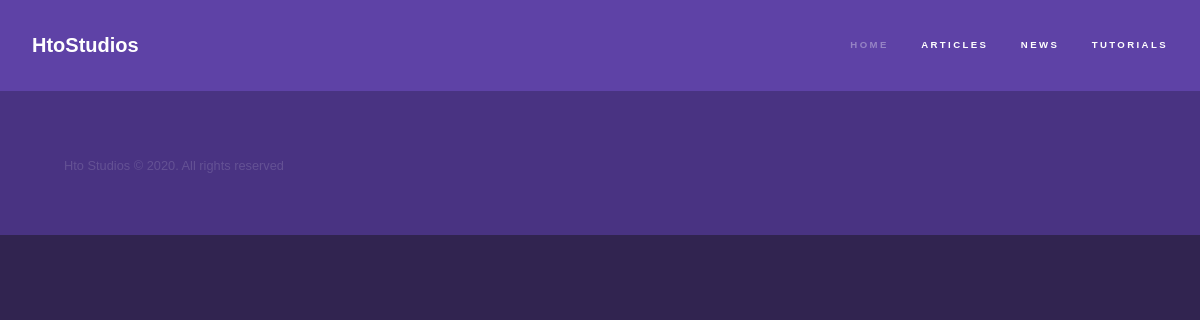
Before: /articles/category/Tutorials/ with the older database file.
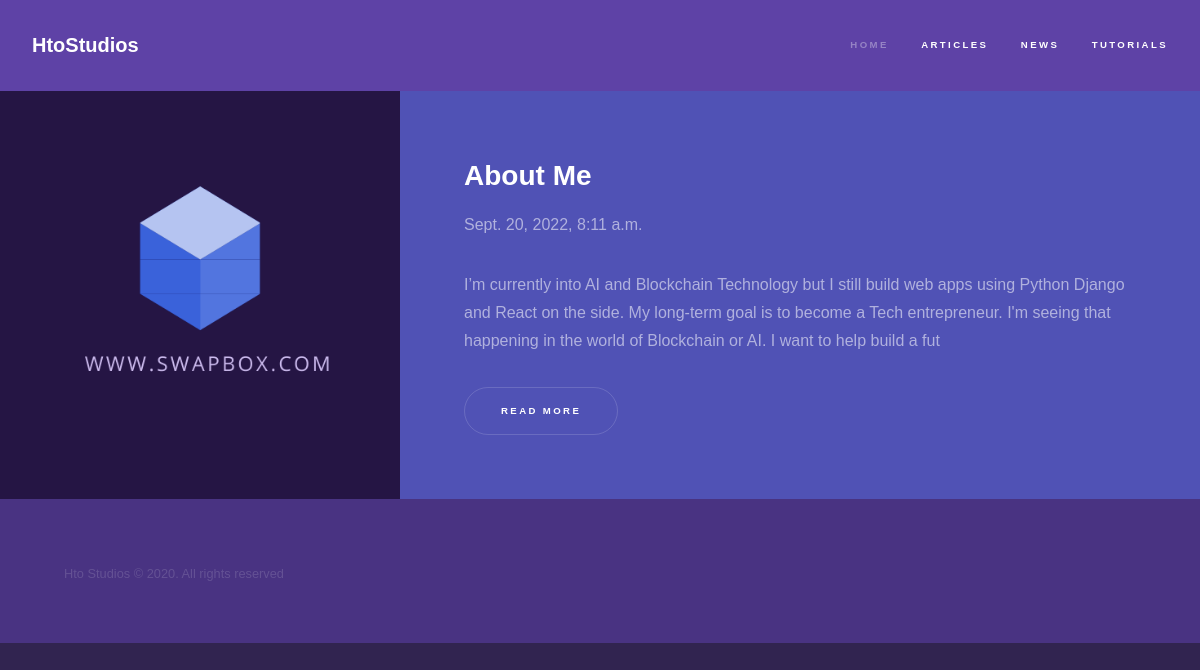
After: the same page with the newer database file.
### articles/models.py (models this page shows, shortened)
class Category (models.Model):
    name = models.CharField( max_length=50)
    def get_absolute_url(self):
        return reverse("articles:article_category",kwargs={
            'slug':self.name
        })

class Article (models.Model):
    title = models.CharField( max_length=50 ,blank=True)
    slug = models.SlugField()
    author = models.ForeignKey(Author, on_delete=models.CASCADE)
    date = models.DateTimeField(  auto_now_add=True)
    views = models.IntegerField(blank=True,default=0,null=True)
    thumb = models.FileField(blank=True,null=True)
    thumb_description = models.CharField( max_length=50,null=True)
    category = models.ForeignKey(Category, blank=True,null=True, on_delete=models.SET_NULL)
    intro = models.TextField( max_length=256, blank=True, null=True)
    outro = models.TextField( max_length=256, blank=True, null=True)
    def snippet(self):
        return self.intro
    def get_absolute_url(self):
        return reverse("articles:article_details", kwargs={
            'slug': self.slug
        })

### articles/views.py (the view)
# urls.py: path(r'category/<slug>/',views.article_category, name= 'article_category'),
def article_category(request, slug):
    articles = Article.objects.filter(category__name = slug).order_by('-date')
    categories = Category.objects.all()
    context = {
        'articles':articles,
        'categories':categories
    }
    return render(request,'articles/article_category.html',context)

### articles/templates/articles/article_category.html (shortened to what this page needs)
{%extends 'base_layout.html'%}
{%load static%}
{% block extra_head %}
<link rel="stylesheet" href="{% static 'assets/style/article_list.css' %}" />
{% endblock extra_head %}
{%block content%}
    <header id="header">
        <a href="{% url 'index' %}" class="title">HtoStudios</a>
        <nav>
            <ul>
                <li><a href="{% url 'index' %}">Home</a></li>
                <li><a href="{% url 'articles:article_lists' %}" class="active">Articles</a></li>
                {% for category in categories %}
                <li><a href="{{category.get_absolute_url}}" class="active">{{category.name}}</a></li>
                {% endfor %}
            </ul>
        </nav>
    </header>
    <section id="one" class="wrapper style2 spotlights">
        {%for article in articles%}
            <section>
                <a href="{{article.get_absolute_url}}" class="image"><img src="{{article.thumb.url}}" alt="{{article.title}}" data-position="center center" /></a>
                <div class="content">
                    <div class="inner">
                        <h2>{{article.title}}</h2>
                        <p>{{article.date}}</p>
                        <p>{{article.snippet}}</p>
                        <ul class="actions">
                            <li><a href="{{article.get_absolute_url}}" class="button">Read more</a></li>
                        </ul>
                    </div>
                </div>
            </section>
        {%endfor%}
    </section>
{%endblock%}

### templates/base_layout.html (shortened to what this page needs)
{% load static %}
<!DOCTYPE HTML>
<html>
	<head>
        <link rel="stylesheet" href="{% static 'assets/css/main.css' %}" />
        <link rel="stylesheet" href="{% static 'assets/style/style.css' %}" />
        {% block extra_head %}
        {% endblock extra_head %}
        <link rel="stylesheet" href="{% static 'highlightjs/styles/atom-one-dark.min.css' %}" />
	</head>
	<body class="is-preload">
        {%block content%}
        {%endblock%}
        <footer id="footer" class="wrapper style1-alt">
            <div class="inner">
                <ul class="menu">
                    <li> Hto Studios &copy; 2020. All rights reserved </li>
                </ul>
            </div>
        </footer>
	</body>
</html>

Changed rows visible on the page:
now on this page (row edited): Article: title "About Me", date "Sept. 20, 2022, 8:11 a.m.", snippet "I’m currently into AI and Blockchain Technology but I still build web apps using Python Django and React on the side. My long-term goal is to become a Tech entrepreneur. I'm seeing that happening in the world of Blockchain or AI. I want to help build a fut"
